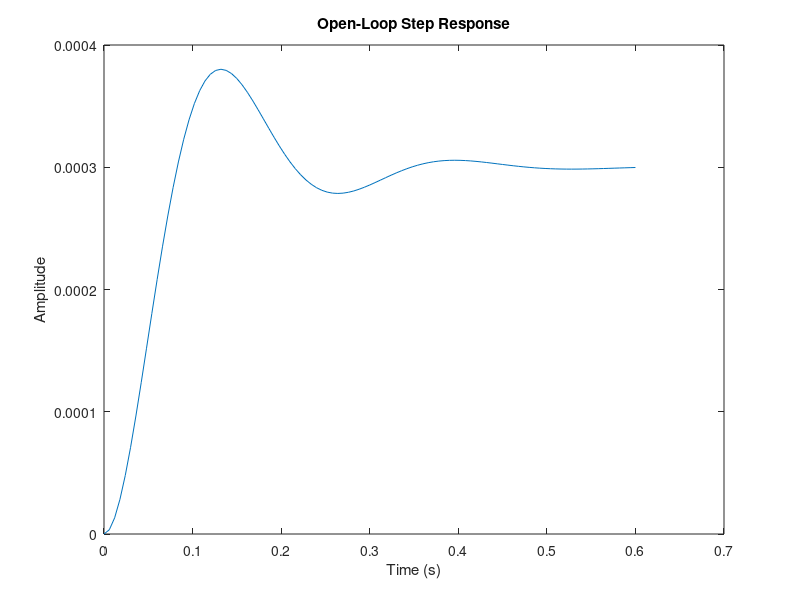
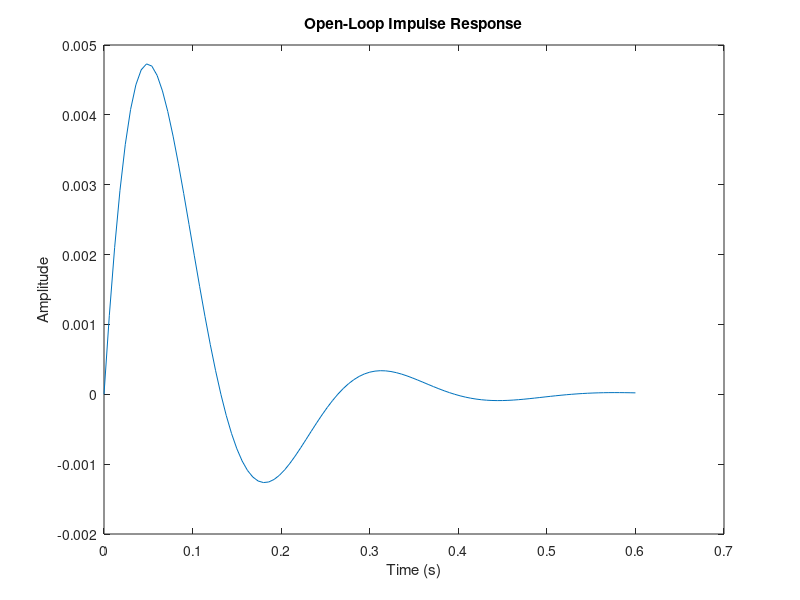
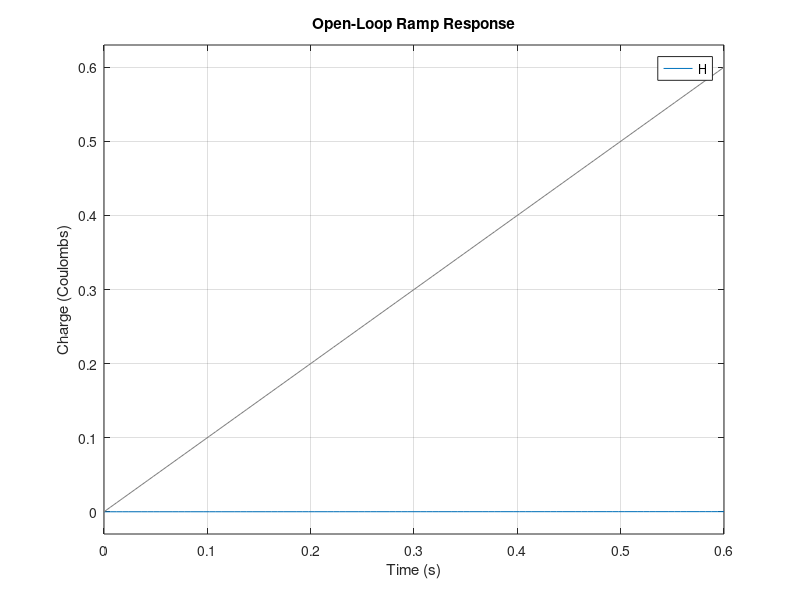

Write the MATLAB code that produced these figures, in order. (Note: this script raises an error after producing the figures.)
% Define the parameters of the RLC circuit
L = 5; % Inductance in henries
C = 300e-6; % Capacitance in farads (300 µF)
R = 100; % Resistance in ohms

% Define the transfer function H(s)
num = 1; % Numerator (since V(t) = 1V, it's a constant)
den = [L, R, 1/C]; % Denominator coefficients from Ls^2 + Rs + 1/C

% Create the transfer function model
H = tf(num, den);

% Plot the step response
figure;
[step_response, step_time] = step(H);
plot(step_time, step_response);
title('Open-Loop Step Response');
ylabel('Amplitude');
xlabel('Time (s)');

% Plot the impulse response
figure;
impulse_response = impulse(H, step_time);
plot(step_time, impulse_response);
title('Open-Loop Impulse Response');
ylabel('Amplitude');
xlabel('Time (s)');

% Plot the ramp response
figure;
ramp_time = step_time; % Reusing the time vector from the step response for ramp
ramp_input = ramp_time; % Ramp input is a function of time: V(t) = t
lsim(H, ramp_input, ramp_time);
title('Open-Loop Ramp Response');
ylabel('Charge (Coulombs)');
xlabel('Time (s)');

% Gather the data from the step response using the stepinfo function
step_info = stepinfo(H);

% Display the gathered data
disp(['Peak Response: ', num2str(step_info.Peak)]);
disp(['Settling Time: ', num2str(step_info.SettlingTime)]);
disp(['Rise Time: ', num2str(step_info.RiseTime)]);
disp(['Max Overshoot: ', num2str(step_info.Overshoot)]);
